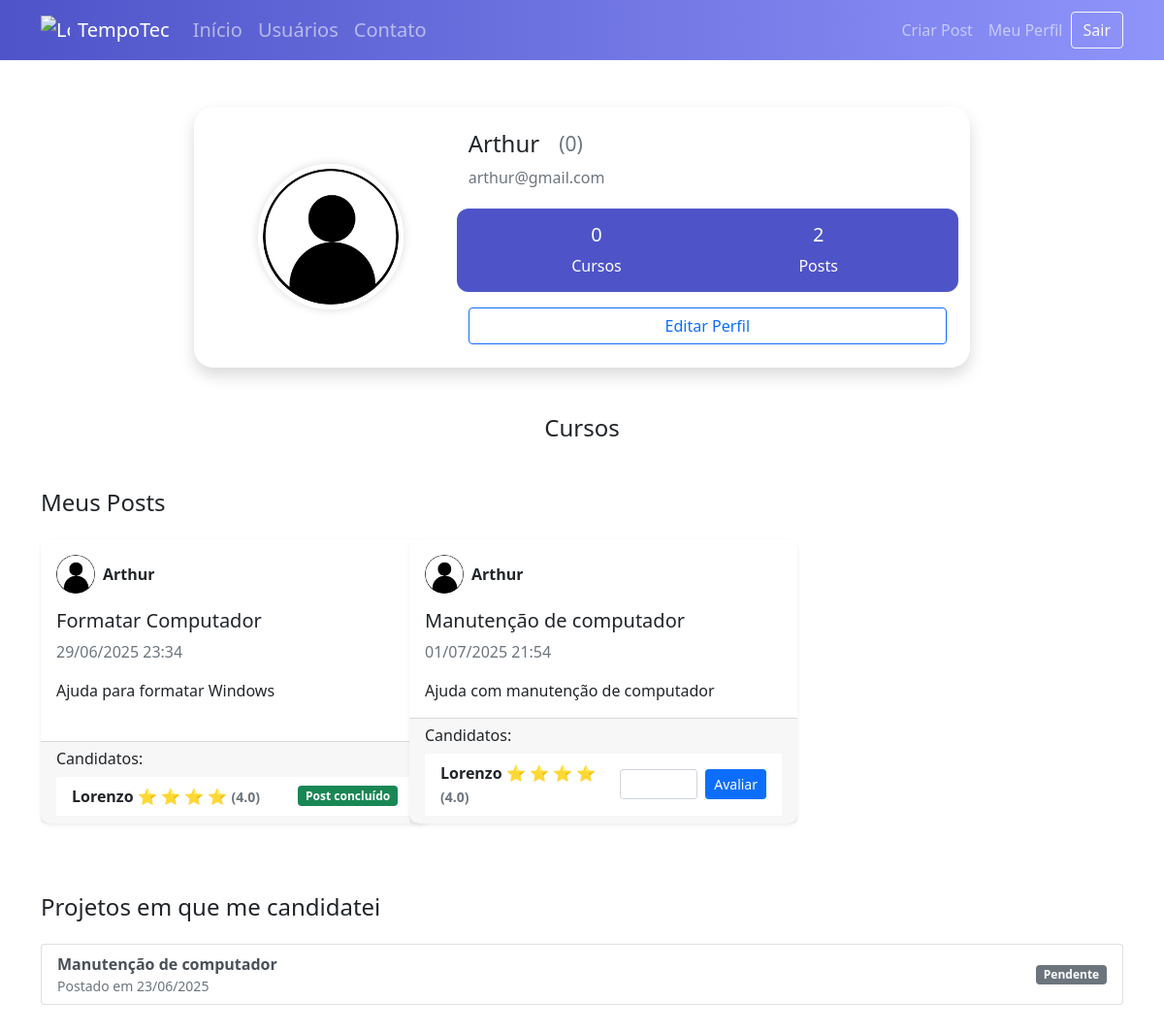
Page /perfil (signed in) on the committed database.
### tempotec/models.py (models this page shows)
class Usuario(database.Model, UserMixin):
    id = database.Column(database.Integer, primary_key=True)
    username = database.Column(database.String, nullable=False)
    email = database.Column(database.String, nullable=False, unique=True)
    senha = database.Column(database.String, nullable=False)
    foto_perfil = database.Column(database.String, default='default.jpg')
    posts = database.relationship('Post', backref='autor', lazy=True)
    cursos = database.Column(database.String, nullable=False, default='Não Informado')
    def media_avaliacao(self):
        avg = database.session.query(func.avg(Avaliacao.nota)) \
            .filter(Avaliacao.id_usuario == self.id).scalar()
        return round(avg or 0, 1)
    def foi_avaliado_por(self, avaliador_id, post_id):
        return Avaliacao.query.filter_by(
            id_usuario=self.id,
            id_avaliador=avaliador_id,
            id_post=post_id
        ).first() is not None

class Post(database.Model):
    id = database.Column(database.Integer, primary_key=True)
    titulo = database.Column(database.String, nullable=False)
    corpo = database.Column(database.Text, nullable=False)
    data_criacao = database.Column(database.DateTime, nullable=False, default=datetime.utcnow)
    id_usuario = database.Column(database.Integer, database.ForeignKey('usuario.id'), nullable=False)
    candidaturas = database.relationship('Candidatura', backref='post', lazy=True, foreign_keys='Candidatura.id_post')

class Candidatura(database.Model):
    id = database.Column(database.Integer, primary_key=True)
    data_criacao = database.Column(database.DateTime, nullable=False, default=datetime.utcnow)
    id_usuario = database.Column(database.Integer, database.ForeignKey('usuario.id'), nullable=False)
    id_post = database.Column(database.Integer, database.ForeignKey('post.id'), nullable=False)
    status = database.Column(database.Integer, database.ForeignKey('post.id'), nullable=False, default=0)
    usuario = database.relationship('Usuario', backref='candidaturas', foreign_keys=[id_usuario])

### tempotec/routes.py (the view)
@app.route('/perfil')
@login_required
def perfil():
    foto_perfil = url_for('static', filename='fotos_perfil/{}'.format(current_user.foto_perfil))
    candidaturas_usuario = Candidatura.query \
        .join(Post, Candidatura.id_post == Post.id) \
        .filter(Candidatura.id_usuario == current_user.id) \
        .order_by(Candidatura.data_criacao.desc()) \
        .all()
    return render_template('perfil.html',
                           foto_perfil=foto_perfil,
                           candidaturas_usuario=candidaturas_usuario)

### tempotec/models.py (called while the page is built)
@login_manager.user_loader
def load_usuario(id_usuario):
    return Usuario.query.get(int(id_usuario))

### tempotec/templates/perfil.html (shortened to what this page needs)
{% extends 'base.html' %} {% block body %}
<div class="container mt-5 d-flex justify-content-center">
  <div class="card shadow p-4 profile-card w-100">
    <div class="row align-items-center">
      <div class="col-md-4 text-center mb-3 mb-md-0">
        <img
          src="{{ foto_perfil }}"
          class="profile-img"
          alt="Foto de Perfil"
          style="width: 150px; height: 150px; object-fit: cover"
        />
      </div>
      <div class="col-md-8 text-center text-md-start">
        <div class="col-md-8">
          <h4 class="d-flex align-items-center gap-2">
            {{ current_user.username }} {% set avg =
            current_user.media_avaliacao() %}
            <small class="text-muted ms-1">({{ avg }})</small>
          </h4>
        </div>
        <p class="text-muted">{{ current_user.email }}</p>
        <div class="row stats-box">
          <div class="col stat">
            <span class="h5">
              {% if 'Não Informado' in current_user.cursos %} 0 {% else %} {{
              current_user.cursos.count(';') + 1 }} {% endif %}
            </span>
            <span>Cursos</span>
          </div>
          <div class="col stat">
            <span class="h5">{{ current_user.posts|length }}</span>
            <span>Posts</span>
          </div>
        </div>
        <div class="mt-3">
          <a
            href="{{ url_for('editar_perfil') }}"
            class="btn btn-outline-primary w-100"
            >Editar Perfil</a
          >
        </div>
      </div>
    </div>
  </div>
</div>
<div class="container courses-section mt-5">
  <h4 class="mb-3">Cursos</h4>
</div>
<div class="container mt-5">
  <h4 class="mb-4">Meus Posts</h4>
  {% if current_user.posts %}
  <div class="row">
    {% for post in current_user.posts %}
    <div class="col-md-4 mb-4">
      <div
        class="card post-card shadow-sm h-100"
        data-title="{{ post.titulo }}"
        data-body="{{ post.corpo|e }}"
        data-date="{{ post.data_criacao.strftime('%d/%m/%Y %H:%M') }}"
        data-author="{{ current_user.username }}"
        data-email="{{ current_user.email }}"
        data-avatar="{{ url_for('static', filename='fotos_perfil/' ~ current_user.foto_perfil) }}"
      >
        <div
          class="card-body"
          data-bs-toggle="modal"
          data-bs-target="#postModal"
        >
          <div class="d-flex align-items-center mb-3">
            <img
              src="{{ url_for('static', filename='fotos_perfil/' ~ current_user.foto_perfil) }}"
              alt="{{ current_user.username }}"
              class="rounded-circle me-2"
              style="width: 40px; height: 40px; object-fit: cover"
            />
            <strong>{{ current_user.username }}</strong>
          </div>
          <h5 class="card-title">{{ post.titulo }}</h5>
          <p class="card-text text-muted">
            {{ post.data_criacao.strftime('%d/%m/%Y %H:%M') }}
          </p>
          <p class="card-text">
            {{ post.corpo[:150] }}{% if post.corpo|length > 150 %}...{% endif %}
          </p>
        </div>
        {% if post.candidaturas %}
        <div class="card-footer">
          <h6>Candidatos:</h6>
          <ul class="list-group list-group-flush">
            {% set candidatura_aceita = post.candidaturas|selectattr('status',
            'equalto', 1)|list %} {% if candidatura_aceita %} {% set candidatura
            = candidatura_aceita[0] %}
            <li
              class="list-group-item d-flex justify-content-between align-items-center candidate-item"
              data-username="{{ candidatura.usuario.username }}"
              data-email="{{ candidatura.usuario.email }}"
              data-avatar="{{ url_for('static', filename='fotos_perfil/' ~ candidatura.usuario.foto_perfil) }}"
              data-media="{{ candidatura.usuario.media_avaliacao() }}"
            >
              <strong>
                <span data-bs-toggle="modal" data-bs-target="#candidateModal">
                  {{ candidatura.usuario.username }} {% set avg =
                  candidatura.usuario.media_avaliacao() %} {% for _ in
                  range(avg|int) %} ⭐ {% endfor %}
                  <span class="text-muted small">({{ avg }})</span>
                </span>
              </strong>
              {% if not candidatura.usuario.foi_avaliado_por(current_user.id,
              candidatura.id_post) %}
              <form
                method="POST"
                action="{{ url_for('avaliar_usuario') }}"
                class="d-flex align-items-center gap-2"
              >
                <input
                  type="number"
                  name="nota"
                  min="1"
                  max="5"
                  class="form-control form-control-sm"
                  style="width: 80px"
                  required
                />
                <button type="submit" class="btn btn-sm btn-primary">
                  Avaliar
                </button>
              </form>
              {% else %}
              <span class="badge bg-success">Post concluído</span>
              {% endif %}
            </li>
            {% endif %}
          </ul>
        </div>
        {% else %}
        <div class="card-footer text-muted small">Nenhum candidato ainda.</div>
        {% endif %}
      </div>
    </div>
    {% endfor %}
  </div>
  {% else %}
  <div class="alert alert-info">Você ainda não criou nenhum post.</div>
  {% endif %}
</div>
<div class="container mt-5 mb-5">
  <h4 class="mb-4">Projetos em que me candidatei</h4>
  {% if candidaturas_usuario %}
  <div class="list-group">
    {% for candidatura in candidaturas_usuario %}
    <a
      href="#"
      class="list-group-item list-group-item-action d-flex justify-content-between align-items-center applied-post"
      data-bs-toggle="modal"
      data-bs-target="#appliedPostModal"
      data-title="{{ candidatura.post.titulo }}"
      data-body="{{ candidatura.post.corpo|e }}"
      data-date="{{ candidatura.post.data_criacao.strftime('%d/%m/%Y %H:%M') }}"
      data-author="{{ candidatura.post.autor.username }}"
      data-email="{{ candidatura.post.autor.email }}"
      data-avatar="{{ url_for('static', filename='fotos_perfil/' ~ candidatura.post.autor.foto_perfil) }}"
    >
      <div>
        <strong>{{ candidatura.post.titulo }}</strong>
        <div class="text-muted small">
          Postado em {{ candidatura.post.data_criacao.strftime('%d/%m/%Y') }}
        </div>
      </div>
      <span
        class="badge {% if candidatura.status == 0 %} bg-secondary {% elif candidatura.status == 1 %} bg-success {% elif candidatura.status == 2 %} bg-warning text-dark {% endif %}"
      >
        {% if candidatura.status == 0 %} Pendente {% elif candidatura.status ==
        1 %} Concluído {% elif candidatura.status == 2 %} Recusado {% endif %}
      </span>
    </a>
    {% endfor %}
  </div>
  {% else %}
  <div class="alert alert-info">
    Você ainda não se candidatou a nenhum projeto.
  </div>
  {% endif %}
</div>
{% endblock %}

### tempotec/static/main.css (style rules this page uses)
.card { width: 400px; border: none; border-radius: 10px; background-color: #fff }
.profile-img { width: 120px; height: 120px; object-fit: cover; border-radius: 50%; box-shadow: 0 0 8px rgba(0, 0, 0, 0.1); }
.profile-card { max-width: 800px; border-radius: 20px; }
.profile-img { width: 180px; height: 180px; object-fit: cover; border-radius: 50%; border: 5px solid #fff; box-shadow: 0 0 10px rgba(0, 0, 0, 0.15); }
.stats-box { background: #4e54c8; color: white; border-radius: 12px; padding: 15px 30px; margin-top: 20px; }
.stats-box .stat { text-align: center; }
.stats-box .stat span { display: block; }
.courses-section { margin-top: 40px; text-align: center; }

### rows in the picture
Usuario: username "Arthur", email "arthur@gmail.com"
Post: foto_perfil (placeholder picture), titulo "Formatar Computador", data_criacao "29/06/2025 23:34", corpo "Ajuda para formatar Windows", avg "4.0", shows "Post concluído"
Usuario: usuario.username "Lorenzo"
Post: foto_perfil (placeholder picture), titulo "Manutenção de computador", data_criacao "01/07/2025 21:54", corpo "Ajuda com manutenção de computador", avg "4.0"
Candidatura: post.titulo "Manutenção de computador", post.data_criacao "23/06/2025", status "Pendente"

### other values in the picture
{{ avg }} "0"
{{ current_user.posts|length }} "2"
